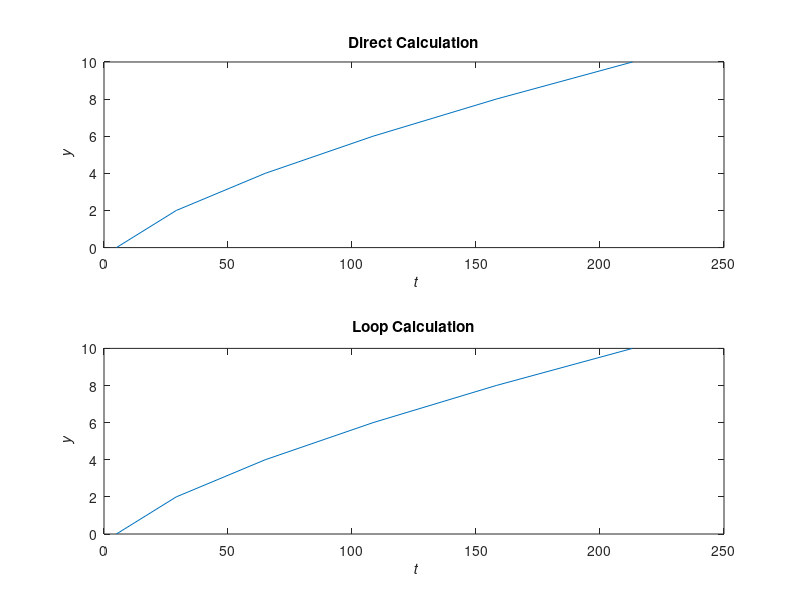

Write the MATLAB code that produced this figure. (Note: this script raises an error after producing the figure.)
% Plotting a Function
% Kai brooks
% 8 Apr 2019
% Plot a basic function from user input
%
% Write a MATLAB program to evaluate y = At^(3/2) + Bt + C, for values of
% constants A, B, and C that are input by the user. The "t" array for the
% calculation should be: t = [0 2 4 6 8 10] Your program should evaluate
% the equation in two ways.  MATLAB allows us to find the answer for all
% values in t in a single program statement.   Do that first to show that
% it is possible.  Then, evaluate the same equation for all t using a "for"
% loop which will go through each value in the t array, evaluate the
% expression, and store the result in a new array.  Plot the results.
% Label the axes.

clc
close all
clear all

t = [0 2 4 6 8 10];

fprintf('y = At^(3/2) + Bt + C \n');
a = input('Enter a value for A: ');
b = input('Enter a value for B: ');
c = input('Enter a value for C: ');

y1 = a*t.^(3/2) + b*t + c % Use .^ to multiply by each matrix element

figure(1)
subplot(2,1,1);
plot(y1,t);
title('Direct Calculation')
xlabel('\it t')
ylabel('\it y')

% Multiple each element individually and save in vector v
for n=1:6
    y2(n) = a*t(n)^(3/2) + b*t(n) + c;
end

y2

subplot(2,1,2);
plot(y1,t);
title('Loop Calculation')
xlabel('\it t')
ylabel('\it y')

% Automated feedback script
test=Brooks_1_2.m;
str = '&body= Hi Kai,  %0D%0A  %0D%0A    Your program works well, except for: '; 
email=strcat('kbrooks@pdx.edu?subject=[PH322 feedback] %20', test, str ); 
url = ['mailto:',email]; 
web(url)